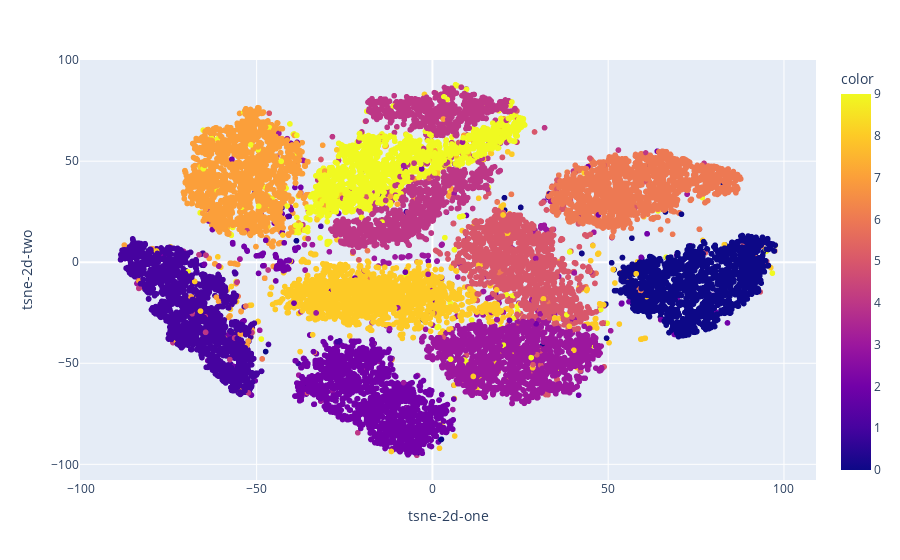

Notebook code cell kept with this figure:
### Code cell
from sklearn.manifold import TSNE

tsne = TSNE(n_components=2)
tsne_results = tsne.fit_transform(encoded_val.cpu())
fig = px.scatter(tsne_results, x=0, y=1,
                 color=val_labels,
                 labels={'0': 'tsne-2d-one', '1': 'tsne-2d-two'})
fig.show()

### Figure 1 — Plotly figure (JSON) as saved in the notebook; plotly's stock layout.template omitted (floating-point values rounded to 4 significant figures; data arrays with more than 128 entries replaced by an {"elided": "..."} marker saying what was removed)
{"data": [{"hovertemplate": "tsne-2d-one=%{x}<br>tsne-2d-two=%{y}<br>color=%{marker.color}<extra></extra>", "legendgroup": "", "marker": {"color": {"elided": "20000 int values"}, "coloraxis": "coloraxis", "symbol": "circle"}, "mode": "markers", "name": "", "showlegend": false, "type": "scattergl", "x": {"elided": "20000 float values"}, "xaxis": "x", "y": {"elided": "20000 float values"}, "yaxis": "y"}], "layout": {"coloraxis": {"colorbar": {"title": {"text": "color"}}, "colorscale": [[0, "#0d0887"], [0.1111, "#46039f"], [0.2222, "#7201a8"], [0.3333, "#9c179e"], [0.4444, "#bd3786"], [0.5556, "#d8576b"], [0.6667, "#ed7953"], [0.7778, "#fb9f3a"], [0.8889, "#fdca26"], [1, "#f0f921"]]}, "legend": {"tracegroupgap": 0}, "margin": {"t": 60}, "xaxis": {"anchor": "y", "domain": [0, 1], "title": {"text": "tsne-2d-one"}}, "yaxis": {"anchor": "x", "domain": [0, 1], "title": {"text": "tsne-2d-two"}}}}
